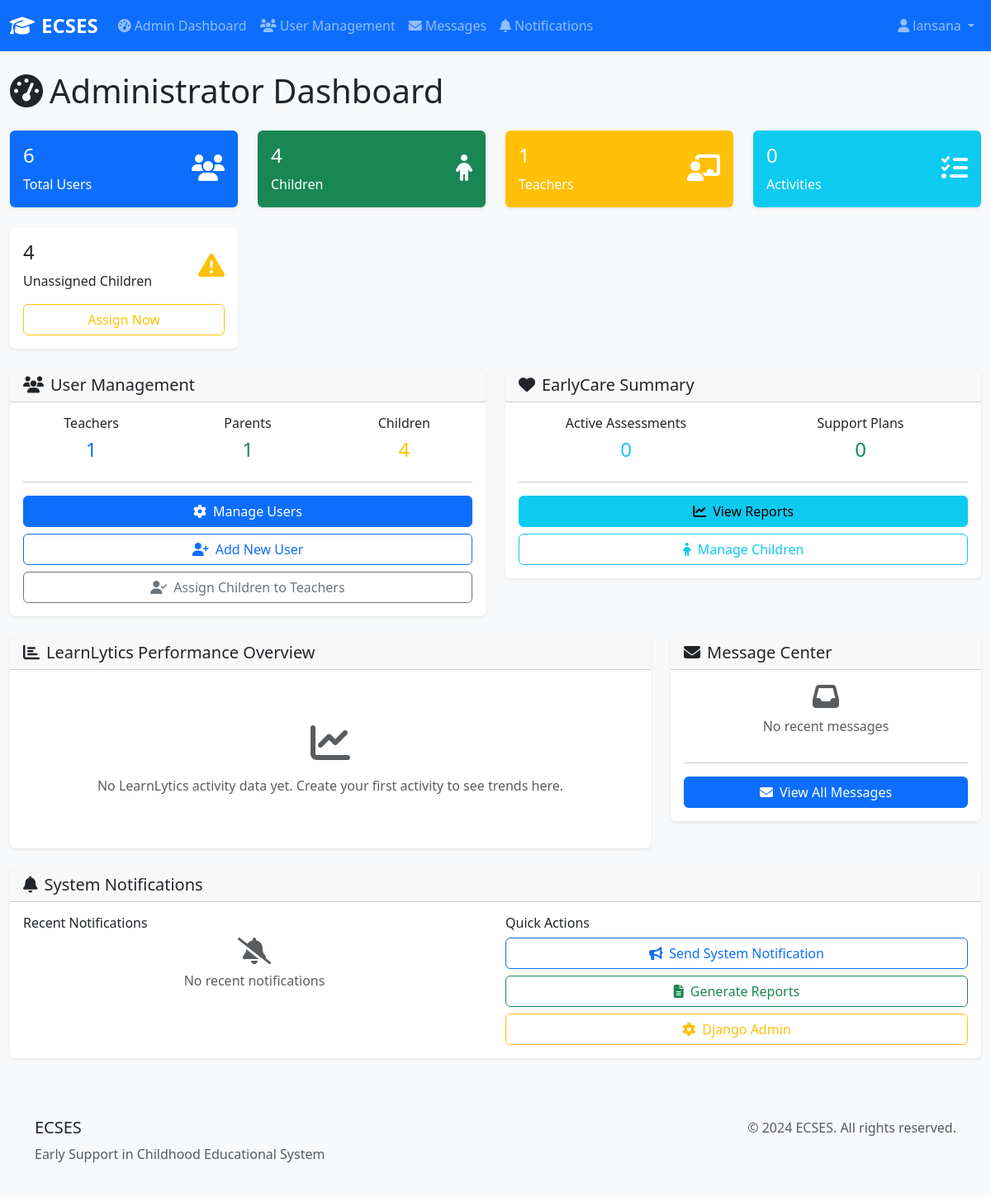
The app's page /connecthub/admin-dashboard/ (signed in), older data.
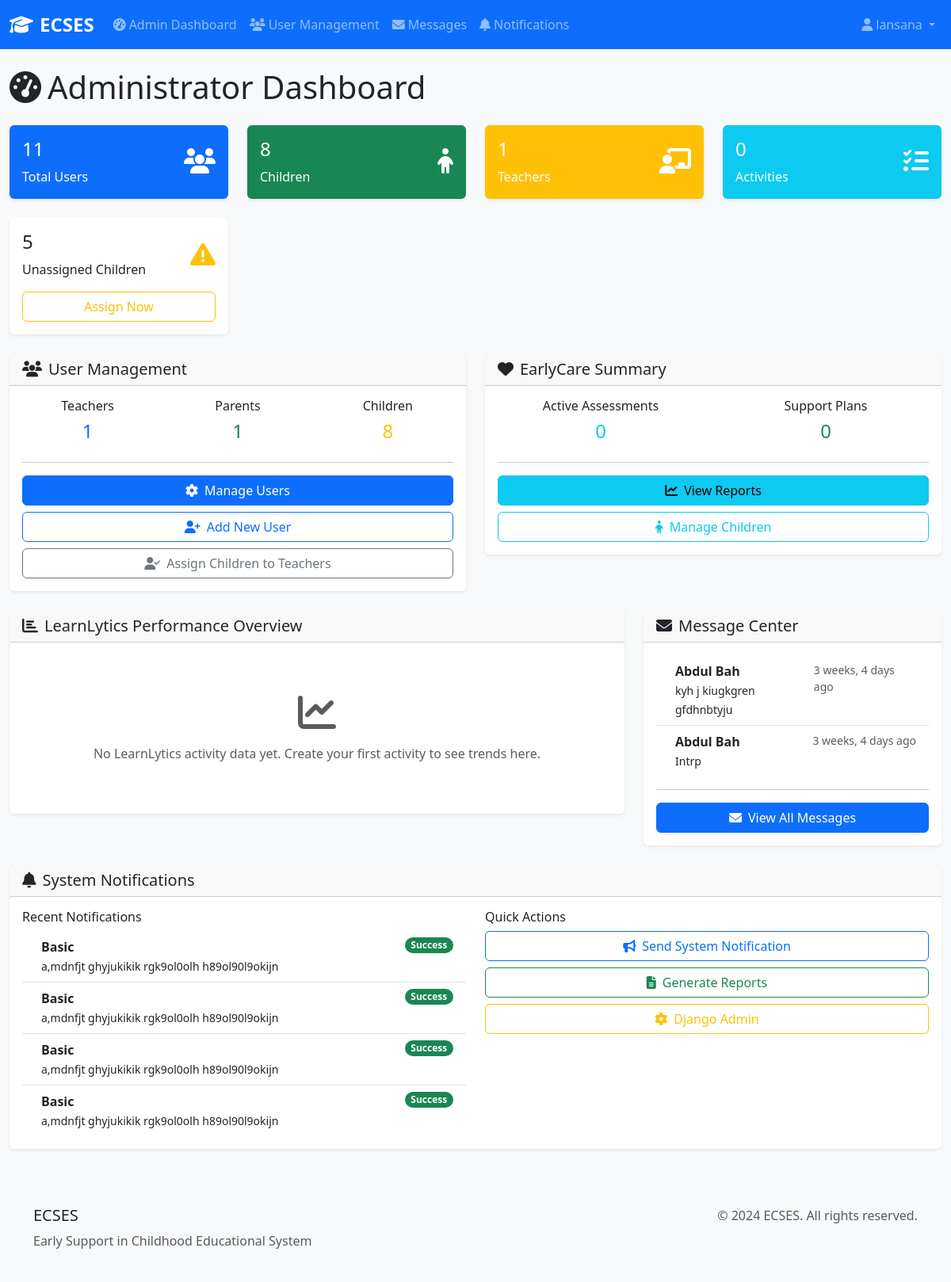
The same page, newer data.
### connecthub/models.py (models this page shows, shortened)
class Message(models.Model):
    sender = models.ForeignKey(User, on_delete=models.CASCADE, related_name='sent_messages')
    recipient = models.ForeignKey(User, on_delete=models.CASCADE, related_name='received_messages')
    subject = models.CharField(max_length=200)
    content = models.TextField()
    is_read = models.BooleanField(default=False)
    created_at = models.DateTimeField(auto_now_add=True)
    updated_at = models.DateTimeField(auto_now=True)
    parent_message = models.ForeignKey('self', on_delete=models.CASCADE, null=True, blank=True, related_name='replies')
    class Meta:
        ordering = ['-created_at']
        verbose_name = "Message"
        verbose_name_plural = "Messages"

class Notification(models.Model):
    NOTIFICATION_TYPES = [
        ('info', 'Information'),
        ('warning', 'Warning'),
        ('success', 'Success'),
        ('error', 'Error'),
        ('assessment', 'Assessment Update'),
        ('progress', 'Progress Report'),
        ('message', 'New Message'),
    ]
    user = models.ForeignKey(User, on_delete=models.CASCADE, related_name='notifications')
    title = models.CharField(max_length=200)
    message = models.TextField()
    notification_type = models.CharField(max_length=20, choices=NOTIFICATION_TYPES, default='info')
    is_read = models.BooleanField(default=False)
    created_at = models.DateTimeField(auto_now_add=True)
    expires_at = models.DateTimeField(null=True, blank=True, default=None)
    related_url = models.URLField(blank=True)
    class Meta:
        ordering = ['-created_at']
        verbose_name = "Notification"
        verbose_name_plural = "Notifications"

### connecthub/views.py (the view, shortened to what this page needs)
# urls.py: path('admin-dashboard/', views.admin_dashboard, name='admin_dashboard'),
@login_required
def admin_dashboard(request):
    if not (request.user.is_superuser or (hasattr(request.user, 'userprofile') and request.user.userprofile.role == 'admin')):
        messages.error(request, 'Access denied. Admin privileges required.')
        return redirect('home')
    try:
        from earlycare.models import Child
        Child = Child
    except ImportError:
        Child = None
    try:
        from learnlytics.models import Activity
        Activity = Activity
    except ImportError:
        Activity = None
    role_totals = _get_role_totals()
    teacher_count = role_totals.get('teacher', 0)
    parent_count = role_totals.get('parent', 0)
    child_user_count = role_totals.get('child', 0)
    admin_count = role_totals.get('admin', 0)
    total_children = Child.objects.count() if Child else 0
    non_child_users = sum(
        count for role, count in role_totals.items() if role != 'child'
    )
    total_users = non_child_users + total_children
    child_count = total_children
    total_teachers = teacher_count
    total_activities = Activity.objects.count() if Activity else 0
    unassigned_children = 0
    if Child:
        try:
            unassigned_children = Child.objects.filter(teacher__isnull=True).count()
        except Exception:
            unassigned_children = 0
    recent_messages = Message.objects.order_by('-created_at')[:5]
    recent_notifications = Notification.objects.order_by('-created_at')[:5]
    chart_labels = []
    chart_data = []
    context = {
        'total_users': total_users,
        'total_children': total_children,
        'total_teachers': total_teachers,
        'total_activities': total_activities,
        'teacher_count': teacher_count,
        'parent_count': parent_count,
        'child_count': child_count,
        'admin_count': admin_count,
        'active_assessments': 0,  # Placeholder
        'active_support_plans': 0,  # Placeholder
        'recent_messages': recent_messages,
        'recent_notifications': recent_notifications,
        'chart_has_data': bool(chart_labels),
        'chart_labels_json': json.dumps(chart_labels),
        'chart_data_json': json.dumps(chart_data),
        'unassigned_children': unassigned_children,
    }
    return render(request, 'dashboards/admin_dashboard.html', context)

### connecthub/views.py (called while the page is built)
def _get_role_totals():
    role_totals = {role: 0 for role, _ in UserProfile.ROLE_CHOICES}
    for entry in UserProfile.objects.values('role').annotate(count=Count('id')):
        role = entry['role']
        if role in role_totals:
            role_totals[role] = entry['count']
    return role_totals

### templates/dashboards/admin_dashboard.html (shortened to what the changed rows need)
{% extends 'base.html' %}
{% load static %}
{% block content %}
<div class="row">
    <div class="col-12">
        <h1 class="mb-4">
            <i class="fas fa-tachometer-alt me-2"></i>Administrator Dashboard
        </h1>
    </div>
</div>
<div class="row mb-4">
    <div class="col-md-3">
        <div class="card bg-primary text-white">
            <div class="card-body">
                <div class="d-flex justify-content-between">
                    <div>
                        <h4 class="card-title">{{ total_users }}</h4>
                        <p class="card-text">Total Users</p>
                    </div>
                </div>
            </div>
        </div>
    </div>
    <div class="col-md-3">
        <div class="card bg-success text-white">
            <div class="card-body">
                <div class="d-flex justify-content-between">
                    <div>
                        <h4 class="card-title">{{ total_children }}</h4>
                        <p class="card-text">Children</p>
                    </div>
                </div>
            </div>
        </div>
    </div>
</div>
<div class="row mb-4">
    <div class="col-md-3">
        <div class="card border-warning">
            <div class="card-body">
                <div class="d-flex justify-content-between align-items-center">
                    <div>
                        <h4 class="card-title">{{ unassigned_children }}</h4>
                        <p class="card-text mb-0">Unassigned Children</p>
                    </div>
                </div>
            </div>
        </div>
    </div>
</div>
<div class="row">
    <div class="col-md-6 mb-4">
        <div class="card">
            <div class="card-body">
                <div class="row text-center">
                    <div class="col-4">
                        <h6>Children</h6>
                        <h4 class="text-warning">{{ child_count }}</h4>
                    </div>
                </div>
            </div>
        </div>
    </div>
</div>
<div class="row">
    <div class="col-md-4 mb-4">
        <div class="card">
            <div class="card-body">
                <div class="list-group list-group-flush">
                    {% for message in recent_messages %}
                    <div class="list-group-item d-flex justify-content-between align-items-start">
                        <div class="ms-2 me-auto">
                            <div class="fw-bold">{{ message.sender.get_full_name|default:message.sender.username }}</div>
                            <small>{{ message.subject|truncatechars:30 }}</small>
                        </div>
                        <small class="text-muted">{{ message.created_at|timesince }} ago</small>
                    </div>
                    {% empty %}
                    <div class="text-center text-muted">
                        <i class="fas fa-inbox fa-2x mb-2"></i>
                        <p>No recent messages</p>
                    </div>
                    {% endfor %}
                </div>
            </div>
        </div>
    </div>
</div>
<div class="row">
    <div class="col-12">
        <div class="card">
            <div class="card-body">
                <div class="row">
                    <div class="col-md-6">
                        <div class="list-group list-group-flush">
                            {% for notification in recent_notifications %}
                            <div class="list-group-item d-flex justify-content-between align-items-start">
                                <div class="ms-2 me-auto">
                                    <div class="fw-bold">{{ notification.title }}</div>
                                    <small>{{ notification.message|truncatechars:50 }}</small>
                                </div>
                                <span class="badge bg-{{ notification.notification_type }} rounded-pill">
                                    {{ notification.get_notification_type_display }}
                                </span>
                            </div>
                            {% empty %}
                            <div class="text-center text-muted">
                                <i class="fas fa-bell-slash fa-2x mb-2"></i>
                                <p>No recent notifications</p>
                            </div>
                            {% endfor %}
                        </div>
                    </div>
                </div>
            </div>
        </div>
    </div>
</div>
{% endblock %}

Row changes from the older to the newer data that the page shows:
added Message: sender.get_full_name "Abdul Bah", subject "kyh j kiugkgren gfdhnbtyju", created_at "3 weeks, 4 days"
added Message: sender.get_full_name "Abdul Bah", subject "Intrp", created_at "3 weeks, 4 days"
added Notification: title "Basic", message "a,mdnfjt ghyjukikik rgk9ol0olh h89ol90l9okijn", notification_type "Success"
added Notification: title "Basic", message "a,mdnfjt ghyjukikik rgk9ol0olh h89ol90l9okijn", notification_type "Success"
added Notification: title "Basic", message "a,mdnfjt ghyjukikik rgk9ol0olh h89ol90l9okijn", notification_type "Success"
added Notification: title "Basic", message "a,mdnfjt ghyjukikik rgk9ol0olh h89ol90l9okijn", notification_type "Success"
Text that changed along with them:
{{ total_users }}: "6" → "11"
{{ total_children }}: "4" → "8"
{{ unassigned_children }}: "4" → "5"
{{ child_count }}: "4" → "8"
text no longer shown: "No recent messages No recent notifications"
